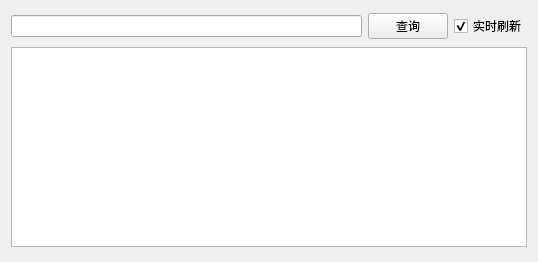
<?xml version="1.0" encoding="UTF-8"?>
<ui version="4.0">
 <class>log_widget</class>
 <widget class="QWidget" name="log_widget">
  <property name="geometry">
   <rect>
    <x>0</x>
    <y>0</y>
    <width>538</width>
    <height>262</height>
   </rect>
  </property>
  <property name="windowTitle">
   <string>Form</string>
  </property>
  <property name="autoFillBackground">
   <bool>true</bool>
  </property>
  <layout class="QGridLayout" name="gridLayout">
   <item row="0" column="0">
    <layout class="QHBoxLayout" name="horizontalLayout">
     <item>
      <widget class="QLineEdit" name="edit"/>
     </item>
     <item>
      <widget class="QPushButton" name="button">
       <property name="text">
        <string>查询</string>
       </property>
      </widget>
     </item>
     <item>
      <widget class="QCheckBox" name="check">
       <property name="text">
        <string>实时刷新</string>
       </property>
       <property name="checked">
        <bool>true</bool>
       </property>
       <property name="tristate">
        <bool>false</bool>
       </property>
      </widget>
     </item>
    </layout>
   </item>
   <item row="2" column="0">
    <widget class="TableWidget" name="table">
     <property name="maximumSize">
      <size>
       <width>16777215</width>
       <height>200</height>
      </size>
     </property>
    </widget>
   </item>
  </layout>
 </widget>
 <customwidgets>
  <customwidget>
   <class>TableWidget</class>
   <extends>QTableWidget</extends>
   <header>gui</header>
  </customwidget>
 </customwidgets>
 <resources/>
 <connections/>
</ui>
